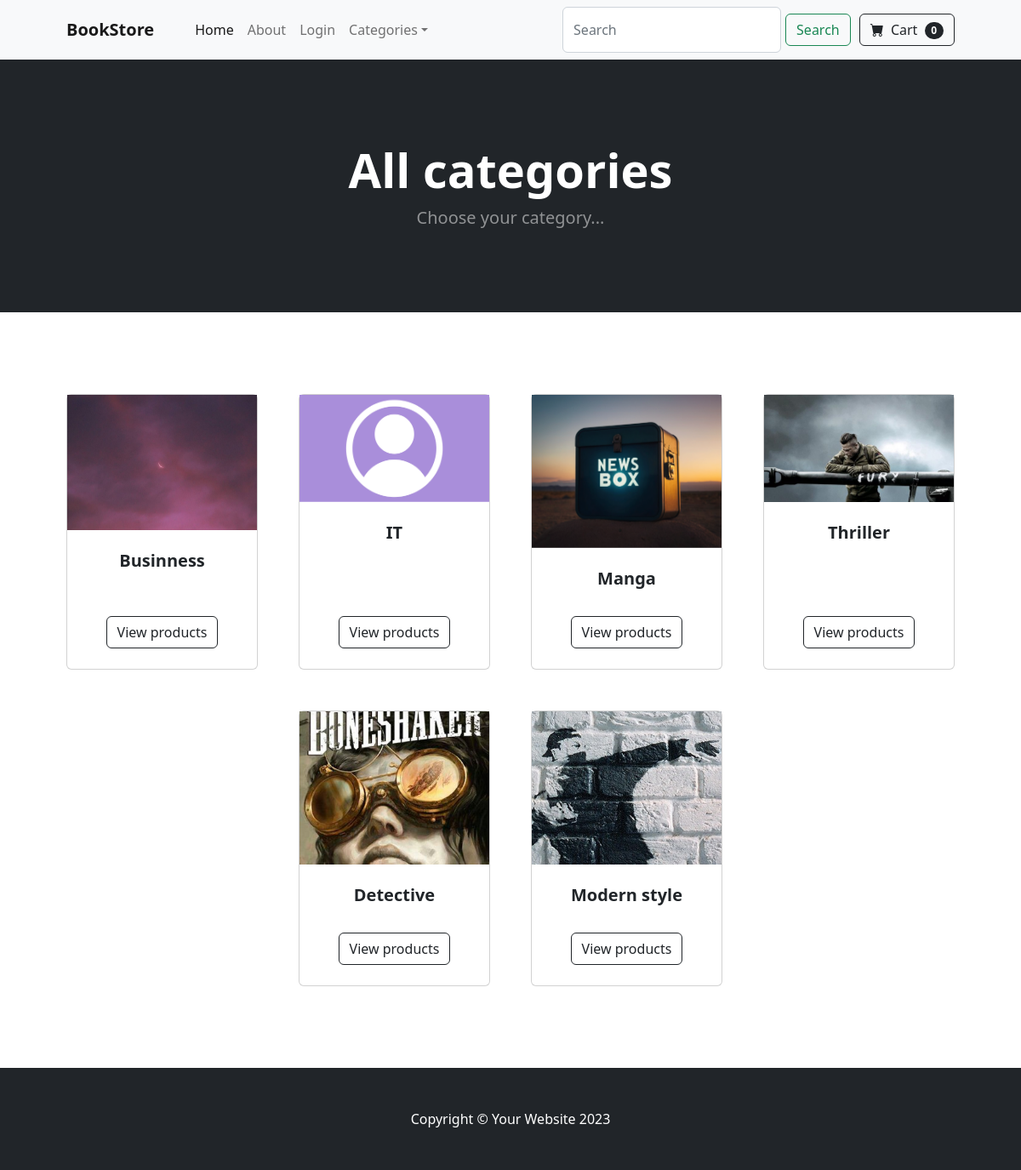
Screenshot of /categories_summary/ with the database file from the repository.
### store/models.py (models this page shows, shortened)
class Product(models.Model):
    name = models.CharField(max_length=100)
    price = models.DecimalField(default=0, decimal_places=2, max_digits=8)
    category = models.ForeignKey(Category, on_delete=models.CASCADE, default=1, related_name='products')
    description = models.CharField(max_length=250, default='', blank=True, null=True)
    image = models.ImageField(upload_to='uploads/product/')
    is_sale = models.BooleanField(default=False)
    discount = models.DecimalField(default=0, decimal_places=1, max_digits=3)

class Category(models.Model):
    name = models.CharField(max_length=50)
    slug = models.SlugField(max_length=50, null=True, blank=True)

### store/views.py (the view)
# urls.py: path('categories_summary/', categories_summary, name='categories_summary'),
def categories_summary(request):
    categories = Category.objects.all()
    context = {
        'categories': categories
    }
    return render(request, 'store/categories_summary.html', context)

### cart/cart.py (called while the page is built)
    def __len__(self):
        return len(self.cart)

### cart/context_processors.py (called while the page is built)
def cart(request):
    return {'cart': Cart(request)}

### templates/store/categories_summary.html
{% extends 'base.html' %}
{% block content %}
<header class="bg-dark py-5">
    <div class="container px-4 px-lg-5 my-5">
        <div class="text-center text-white">
            <h1 class="display-4 fw-bolder">All categories</h1>
            <p class="lead fw-normal text-white-50 mb-0">Choose your category...</p>
        </div>
    </div>
</header>
<section class="py-5">
    <div class="container px-4 px-lg-5 mt-5">
        <div class="row gx-4 gx-lg-5 row-cols-2 row-cols-md-3 row-cols-xl-4 justify-content-center">
            {% for category in categories %}
            <div class="col mb-5">
                <div class="card h-100">
                    <div id="carouselExampleInterval{{ category.id }}" class="carousel slide" data-bs-ride="carousel">
                      <div class="carousel-inner">
                      {% for product in category.products.all %}
                        <div class="carousel-item {% if forloop.first %}active{% endif %}" data-bs-interval="3000">
                            <img src="{{ product.image.url }}" style="max-width: 267px; max-height: 180px; object-fit: cover;" class="d-block w-100" alt="{{ product.name }}">
                        </div>
                      {% endfor %}
                      </div>
                    </div>
                    <div class="card-body p-4">
                        <div class="text-center">
                            <h5 class="fw-bolder">{{ category.name }}</h5>
                        </div>
                    </div>
                    <div class="card-footer p-4 pt-0 border-top-0 bg-transparent">
                        <div class="text-center"><a class="btn btn-outline-dark mt-auto" href="{% url 'store:category' category.slug %}">View products</a></div>
                    </div>
                </div>
            </div>
            {% endfor %}
        </div>
    </div>
</section>
    {% endblock content %}

### rows the page displays
Category: name "Businness"
Product: image (picture)
Category: name "IT"
Product: image (picture)
Category: name "Manga"
Product: image (picture)
Category: name "Thriller"
Product: image (picture)
Category: name "Detective"
Product: image (picture)
Category: name "Modern style"
Product: image (picture)

### other values shown
{{ cart|length }} "0"
